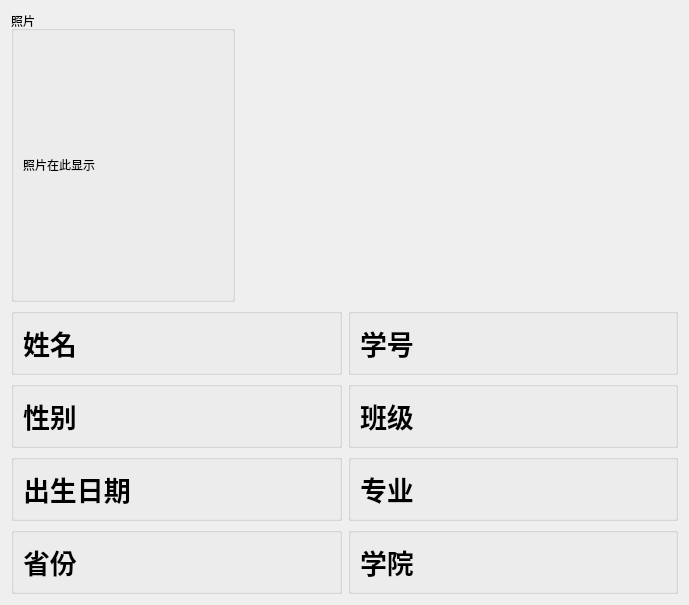
<?xml version="1.0" encoding="UTF-8"?>
<ui version="4.0">
 <class>userInfo</class>
 <widget class="QWidget" name="userInfo">
  <property name="geometry">
   <rect>
    <x>0</x>
    <y>0</y>
    <width>689</width>
    <height>504</height>
   </rect>
  </property>
  <property name="windowTitle">
   <string>userInfo</string>
  </property>
  <layout class="QVBoxLayout" name="verticalLayout_4">
   <item>
    <layout class="QHBoxLayout" name="horizontalLayout_9">
     <item>
      <widget class="QGroupBox" name="groupBox_9">
       <property name="title">
        <string>照片</string>
       </property>
       <layout class="QVBoxLayout" name="verticalLayout_5">
        <item>
         <widget class="QLabel" name="photo">
          <property name="minimumSize">
           <size>
            <width>200</width>
            <height>250</height>
           </size>
          </property>
          <property name="maximumSize">
           <size>
            <width>200</width>
            <height>250</height>
           </size>
          </property>
          <property name="text">
           <string>照片在此显示</string>
          </property>
         </widget>
        </item>
       </layout>
      </widget>
     </item>
     <item>
      <spacer name="horizontalSpacer">
       <property name="orientation">
        <enum>Qt::Horizontal</enum>
       </property>
       <property name="sizeHint" stdset="0">
        <size>
         <width>40</width>
         <height>20</height>
        </size>
       </property>
      </spacer>
     </item>
    </layout>
   </item>
   <item>
    <layout class="QGridLayout" name="gridLayout">
     <item row="1" column="1">
      <widget class="QGroupBox" name="groupBox_3">
       <property name="title">
        <string/>
       </property>
       <layout class="QHBoxLayout" name="horizontalLayout_3">
        <item>
         <widget class="QLabel" name="T_class">
          <property name="font">
           <font>
            <pointsize>20</pointsize>
            <bold>true</bold>
           </font>
          </property>
          <property name="text">
           <string>班级</string>
          </property>
         </widget>
        </item>
        <item>
         <widget class="QLabel" name="class_2">
          <property name="sizePolicy">
           <sizepolicy hsizetype="Preferred" vsizetype="Preferred">
            <horstretch>1</horstretch>
            <verstretch>0</verstretch>
           </sizepolicy>
          </property>
          <property name="font">
           <font>
            <pointsize>20</pointsize>
           </font>
          </property>
          <property name="text">
           <string/>
          </property>
          <property name="alignment">
           <set>Qt::AlignCenter</set>
          </property>
         </widget>
        </item>
       </layout>
      </widget>
     </item>
     <item row="2" column="1">
      <widget class="QGroupBox" name="groupBox_5">
       <property name="title">
        <string/>
       </property>
       <layout class="QHBoxLayout" name="horizontalLayout_5">
        <item>
         <widget class="QLabel" name="T_majoy">
          <property name="font">
           <font>
            <pointsize>20</pointsize>
            <bold>true</bold>
           </font>
          </property>
          <property name="text">
           <string>专业</string>
          </property>
         </widget>
        </item>
        <item>
         <widget class="QLabel" name="majoy">
          <property name="sizePolicy">
           <sizepolicy hsizetype="Preferred" vsizetype="Preferred">
            <horstretch>1</horstretch>
            <verstretch>0</verstretch>
           </sizepolicy>
          </property>
          <property name="font">
           <font>
            <pointsize>20</pointsize>
           </font>
          </property>
          <property name="text">
           <string/>
          </property>
          <property name="alignment">
           <set>Qt::AlignCenter</set>
          </property>
         </widget>
        </item>
       </layout>
      </widget>
     </item>
     <item row="3" column="1">
      <widget class="QGroupBox" name="groupBox_4">
       <property name="title">
        <string/>
       </property>
       <layout class="QHBoxLayout" name="horizontalLayout_4">
        <item>
         <widget class="QLabel" name="T_school">
          <property name="font">
           <font>
            <pointsize>20</pointsize>
            <bold>true</bold>
           </font>
          </property>
          <property name="text">
           <string>学院</string>
          </property>
         </widget>
        </item>
        <item>
         <widget class="QLabel" name="school">
          <property name="sizePolicy">
           <sizepolicy hsizetype="Preferred" vsizetype="Preferred">
            <horstretch>1</horstretch>
            <verstretch>0</verstretch>
           </sizepolicy>
          </property>
          <property name="font">
           <font>
            <pointsize>20</pointsize>
           </font>
          </property>
          <property name="text">
           <string/>
          </property>
          <property name="alignment">
           <set>Qt::AlignCenter</set>
          </property>
         </widget>
        </item>
       </layout>
      </widget>
     </item>
     <item row="3" column="0">
      <widget class="QGroupBox" name="groupBox_6">
       <property name="title">
        <string/>
       </property>
       <layout class="QHBoxLayout" name="horizontalLayout_6">
        <item>
         <widget class="QLabel" name="T_province">
          <property name="font">
           <font>
            <pointsize>20</pointsize>
            <bold>true</bold>
           </font>
          </property>
          <property name="text">
           <string>省份</string>
          </property>
         </widget>
        </item>
        <item>
         <widget class="QLabel" name="province">
          <property name="sizePolicy">
           <sizepolicy hsizetype="Preferred" vsizetype="Preferred">
            <horstretch>1</horstretch>
            <verstretch>0</verstretch>
           </sizepolicy>
          </property>
          <property name="font">
           <font>
            <pointsize>20</pointsize>
           </font>
          </property>
          <property name="text">
           <string/>
          </property>
          <property name="alignment">
           <set>Qt::AlignCenter</set>
          </property>
         </widget>
        </item>
       </layout>
      </widget>
     </item>
     <item row="1" column="0">
      <widget class="QGroupBox" name="groupBox_2">
       <property name="title">
        <string/>
       </property>
       <layout class="QHBoxLayout" name="horizontalLayout_2">
        <item>
         <widget class="QLabel" name="T_gender">
          <property name="font">
           <font>
            <pointsize>20</pointsize>
            <bold>true</bold>
           </font>
          </property>
          <property name="text">
           <string>性别</string>
          </property>
         </widget>
        </item>
        <item>
         <widget class="QLabel" name="gender">
          <property name="sizePolicy">
           <sizepolicy hsizetype="Preferred" vsizetype="Preferred">
            <horstretch>1</horstretch>
            <verstretch>0</verstretch>
           </sizepolicy>
          </property>
          <property name="font">
           <font>
            <pointsize>20</pointsize>
           </font>
          </property>
          <property name="text">
           <string/>
          </property>
          <property name="alignment">
           <set>Qt::AlignCenter</set>
          </property>
         </widget>
        </item>
       </layout>
      </widget>
     </item>
     <item row="2" column="0">
      <widget class="QGroupBox" name="groupBox_7">
       <property name="title">
        <string/>
       </property>
       <layout class="QHBoxLayout" name="horizontalLayout_7">
        <item>
         <widget class="QLabel" name="T_birth">
          <property name="font">
           <font>
            <pointsize>20</pointsize>
            <bold>true</bold>
           </font>
          </property>
          <property name="text">
           <string>出生日期</string>
          </property>
         </widget>
        </item>
        <item>
         <widget class="QLabel" name="birth">
          <property name="sizePolicy">
           <sizepolicy hsizetype="Preferred" vsizetype="Preferred">
            <horstretch>1</horstretch>
            <verstretch>0</verstretch>
           </sizepolicy>
          </property>
          <property name="font">
           <font>
            <pointsize>20</pointsize>
           </font>
          </property>
          <property name="text">
           <string/>
          </property>
          <property name="alignment">
           <set>Qt::AlignCenter</set>
          </property>
         </widget>
        </item>
       </layout>
      </widget>
     </item>
     <item row="0" column="1">
      <layout class="QVBoxLayout" name="verticalLayout_3">
       <item>
        <widget class="QGroupBox" name="groupBox_8">
         <property name="title">
          <string/>
         </property>
         <layout class="QHBoxLayout" name="horizontalLayout_8">
          <item>
           <widget class="QLabel" name="T_studID">
            <property name="font">
             <font>
              <pointsize>20</pointsize>
              <bold>true</bold>
             </font>
            </property>
            <property name="text">
             <string>学号</string>
            </property>
           </widget>
          </item>
          <item>
           <widget class="QLabel" name="studID">
            <property name="sizePolicy">
             <sizepolicy hsizetype="Preferred" vsizetype="Preferred">
              <horstretch>1</horstretch>
              <verstretch>0</verstretch>
             </sizepolicy>
            </property>
            <property name="font">
             <font>
              <pointsize>20</pointsize>
             </font>
            </property>
            <property name="text">
             <string/>
            </property>
            <property name="alignment">
             <set>Qt::AlignCenter</set>
            </property>
           </widget>
          </item>
         </layout>
        </widget>
       </item>
      </layout>
     </item>
     <item row="0" column="0">
      <widget class="QGroupBox" name="groupBox">
       <property name="title">
        <string/>
       </property>
       <layout class="QHBoxLayout" name="horizontalLayout">
        <item>
         <widget class="QLabel" name="T_name">
          <property name="font">
           <font>
            <pointsize>20</pointsize>
            <bold>true</bold>
           </font>
          </property>
          <property name="text">
           <string>姓名</string>
          </property>
         </widget>
        </item>
        <item>
         <widget class="QLabel" name="name">
          <property name="sizePolicy">
           <sizepolicy hsizetype="Preferred" vsizetype="Preferred">
            <horstretch>1</horstretch>
            <verstretch>0</verstretch>
           </sizepolicy>
          </property>
          <property name="font">
           <font>
            <pointsize>20</pointsize>
           </font>
          </property>
          <property name="text">
           <string/>
          </property>
          <property name="alignment">
           <set>Qt::AlignCenter</set>
          </property>
         </widget>
        </item>
       </layout>
      </widget>
     </item>
    </layout>
   </item>
  </layout>
 </widget>
 <resources/>
 <connections/>
</ui>
